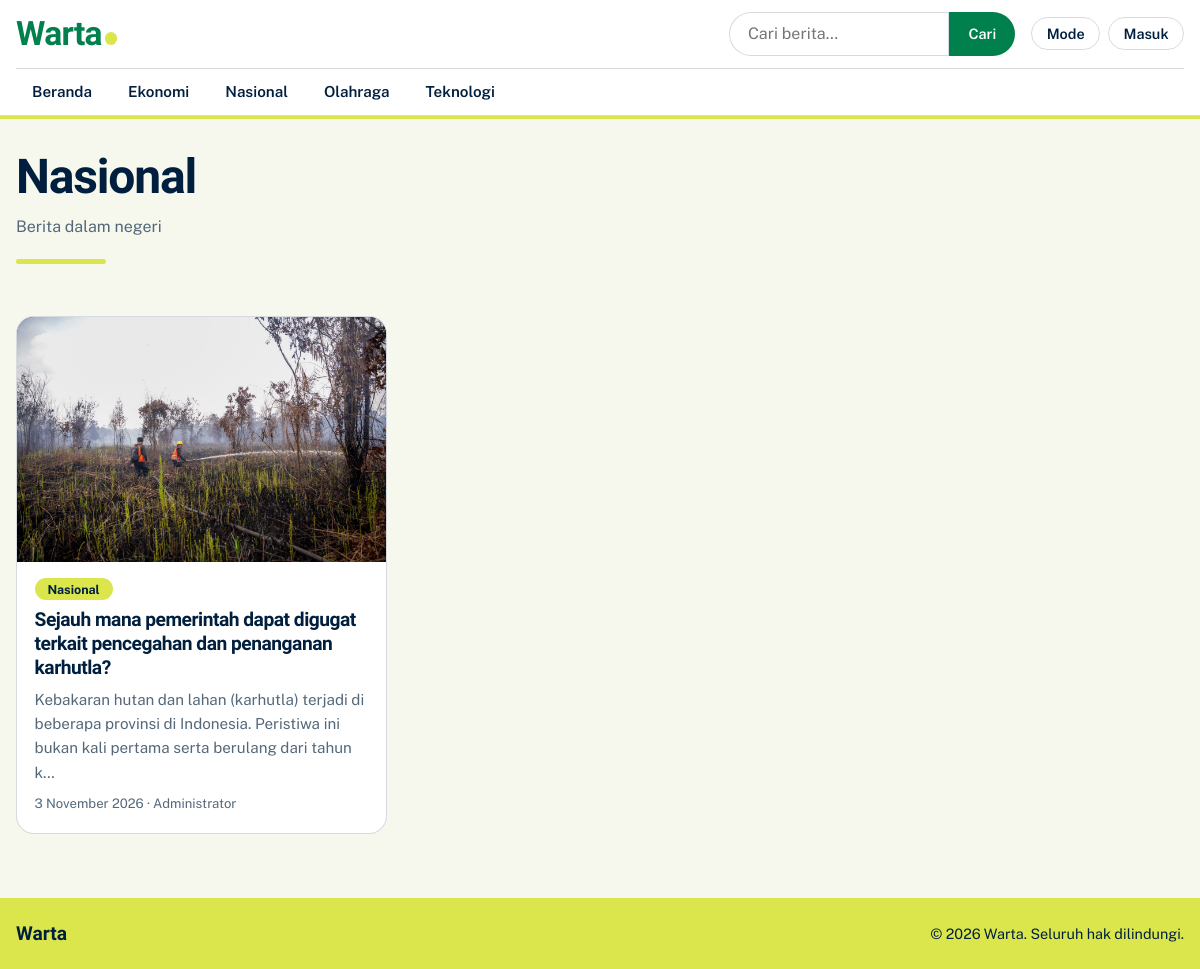
The page /category.php?slug=nasional on the database its author committed.
### tables this page shows
CREATE TABLE `categories` (
  `id` int(11) NOT NULL,
  `name` varchar(100) NOT NULL,
  `slug` varchar(120) NOT NULL,
  `description` text DEFAULT NULL
);

CREATE TABLE `news` (
  `id` int(11) NOT NULL,
  `category_id` int(11) NOT NULL,
  `title` varchar(200) NOT NULL,
  `slug` varchar(220) NOT NULL,
  `content` text NOT NULL,
  `image` varchar(255) DEFAULT NULL,
  `author_id` int(11) NOT NULL,
  `published_at` datetime DEFAULT NULL,
  `status` enum('draft','published') NOT NULL DEFAULT 'draft',
  `created_at` datetime DEFAULT current_timestamp(),
  `updated_at` datetime DEFAULT current_timestamp() ON UPDATE current_timestamp()
);

CREATE TABLE `users` (
  `id` int(11) NOT NULL,
  `username` varchar(50) NOT NULL,
  `password` varchar(255) NOT NULL,
  `fullname` varchar(100) NOT NULL,
  `role` enum('admin','editor') NOT NULL DEFAULT 'editor',
  `created_at` datetime DEFAULT current_timestamp()
);

### includes/db.php (called while the page is built, shortened)
<?php
function db(): PDO {
    static $pdo = null;
    if (!$pdo) {
        $pdo = new PDO('mysql:host=' . DB_HOST . ';dbname=' . DB_NAME . ';charset=utf8mb4', DB_USER, DB_PASS, [
            PDO::ATTR_ERRMODE => PDO::ERRMODE_EXCEPTION,
            PDO::ATTR_DEFAULT_FETCH_MODE => PDO::FETCH_ASSOC,
            PDO::ATTR_EMULATE_PREPARES => false,
        ]);
    }
    return $pdo;
}

### category.php (the view, shortened to what this page needs)
<?php
require_once 'includes/functions.php';
$st = db()->prepare("SELECT * FROM categories WHERE slug=?"); $st->execute([$_GET['slug'] ?? '']);
$cat = $st->fetch();
$page = max(1, (int)($_GET['page'] ?? 1));
$items = news_list('n.category_id=?', [$cat['id']], PER_PAGE, ($page - 1) * PER_PAGE);
include 'includes/header.php';
?>
<div class="page-head"><h1><?= e($cat['name']) ?></h1><p><?= e($cat['description']) ?></p></div>
<div class="grid"><?php foreach ($items as $n) echo card($n); ?></div>
<?php include 'includes/footer.php'; ?>

### includes/header.php (shortened to what this page needs)
<?php require_once __DIR__ . '/functions.php'; $cats = categories(); $pageTitle = $pageTitle ?? 'Berita terkini'; ?>
<!DOCTYPE html>
<html lang="id">
<head>
<link rel="stylesheet" href="<?= url('assets/css/style.css') ?>">
</head>
<body>
<header class="site-head">
  <div class="wrap bar">
    <a class="brand" href="<?= url() ?>"><?= SITE_NAME ?></a>
    <form class="search" action="<?= url('search.php') ?>" role="search">
      <input type="search" name="q" placeholder="Cari berita…" aria-label="Cari berita" value="<?= e($_GET['q'] ?? '') ?>">
      <button>Cari</button>
    </form>
    <div class="tools">
      <button id="themeBtn" type="button" aria-label="Ganti mode terang/gelap">Mode</button>
      <a class="btn-line" href="<?= url('admin/login.php') ?>">Masuk</a>
    </div>
  </div>
  <nav class="wrap cats" aria-label="Kategori">
    <a href="<?= url() ?>">Beranda</a>
    <?php foreach ($cats as $c): ?><a href="<?= url('category.php?slug=' . $c['slug']) ?>"><?= e($c['name']) ?></a><?php endforeach; ?>
  </nav>
</header>
<main class="wrap">

### includes/functions.php (shortened to what this page needs)
<?php
require_once __DIR__ . '/db.php';
function e($s) { return htmlspecialchars((string)$s, ENT_QUOTES, 'UTF-8'); }
function url($p = '') { return BASE_URL . '/' . ltrim($p, '/'); }
function tgl($d, $withTime = false) {
    $b = ['Januari','Februari','Maret','April','Mei','Juni','Juli','Agustus','September','Oktober','November','Desember'];
    $t = strtotime($d);
    return date('j', $t) . ' ' . $b[date('n', $t) - 1] . ' ' . date('Y', $t) . ($withTime ? ', ' . date('H.i', $t) . ' WIB' : '');
}
function excerpt($s, $n = 140) {
    $s = preg_replace('/^!\[.*?\]\(.*?\)\s*$/m', '', $s);
    $s = preg_replace(['/^(##|>)\s+/m', '/\*+|==/'], '', $s);
    $s = trim(preg_replace('/\s+/', ' ', strip_tags($s)));
    return mb_strlen($s) > $n ? mb_substr($s, 0, $n) . '…' : $s;
}
function img_url($f) { return $f ? url('uploads/' . rawurlencode($f)) : null; }
function news_list($where = '1', $params = [], $limit = 10, $offset = 0) {
    $st = db()->prepare(NEWS_SELECT . " WHERE n.status='published' AND n.published_at<=NOW() AND $where
        ORDER BY n.published_at DESC LIMIT " . (int)$limit . " OFFSET " . (int)$offset);
    $st->execute($params); return $st->fetchAll();
}
function categories() { return db()->query("SELECT * FROM categories ORDER BY name")->fetchAll(); }
function card($n) {
    $img = img_url($n['image']); $link = url('news.php?slug=' . $n['slug']);
    $h = '<article class="card"><a class="card-img" href="' . $link . '" tabindex="-1" aria-hidden="true">';
    $h .= $img ? '<img src="' . $img . '" alt="" loading="lazy">' : '<span class="ph"></span>';
    $h .= '</a><div class="card-body"><a class="tag" href="' . url('category.php?slug=' . $n['cat_slug']) . '">' . e($n['cat_name']) . '</a>';
    $h .= '<h3><a href="' . $link . '">' . e($n['title']) . '</a></h3>';
    $h .= '<p>' . e(excerpt($n['content'])) . '</p><small>' . tgl($n['published_at']) . ' &middot; ' . e($n['author']) . '</small></div></article>';
    return $h;
}

### rows shown on the page
categories: name "Ekonomi"
categories: name "Nasional", description "Berita dalam negeri"
categories: name "Olahraga"
categories: name "Teknologi"
news: image (picture), category.name "Nasional", title "Sejauh mana pemerintah dapat digugat terkait pencegahan dan penanganan karhutla?", content "Kebakaran hutan dan lahan (karhutla) terjadi di beberapa provinsi di Indonesia. Peristiwa ini bukan kali pertama serta berulang dari tahun k…", published_at "3 November 2026", author.fullname "Administrator"

### other values the page prints
SITE_NAME "Warta"
